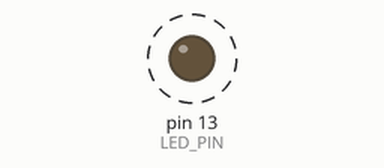
The sketch below on a simulated Arduino Uno, built with avr-gcc and run on an emulated ATmega328P. On the bench: output pins drawn as LEDs (lit = HIGH). Dashed ring = blinking. What the sketch prints to the serial monitor is not drawn.

Above: at 0.6 s.
Timing chart, 0 to 3.0 s (numbered marks = the images above):
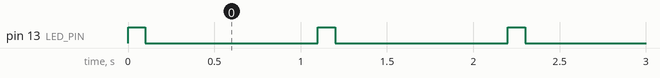

The sketch:

blink.ino
```cpp
// Day 1 — Board bring-up (onboard LED on pin 13 for Uno/Nano)
const int LED_PIN = 13;

void setup() {
  pinMode(LED_PIN, OUTPUT);
  Serial.begin(9600);
  Serial.println("HI there!");

}

void loop() {
  digitalWrite(LED_PIN, HIGH);
  delay(100);
  digitalWrite(LED_PIN, LOW);
  delay(1000);

}
```

Measured:
- by itself, pin 13 (LED_PIN): alternates HIGH for 0.10 s and LOW for 1.0 s
